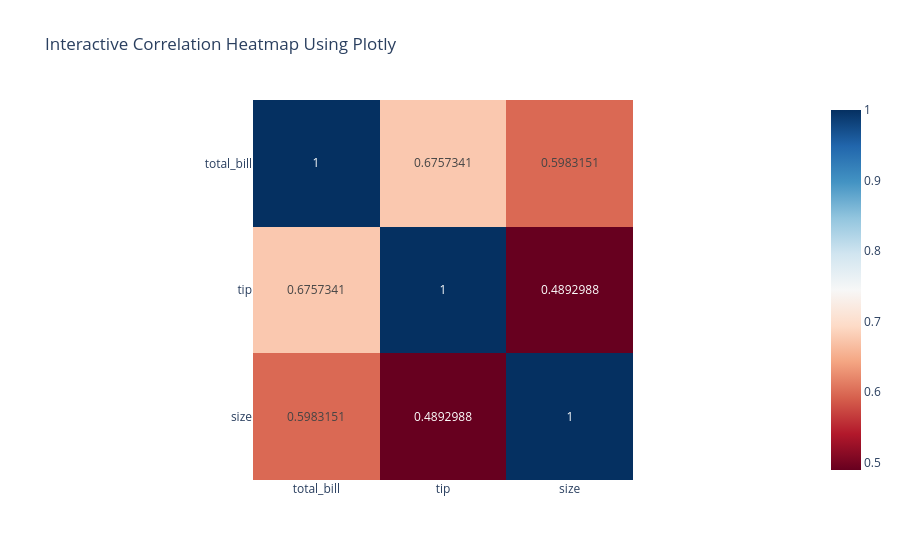

This figure's notebook cell:
### Markdown cell above
#### Plotly

### Code cell
import plotly.express as px
import seaborn as sns
# Load Dataset
tips = sns.load_dataset("tips")
# Calculate Correlation
corr = tips[
    [
        "total_bill",
        "tip",
        "size"
    ]
].corr()
# Create Interactive Heatmap
fig = px.imshow(
    corr,
    text_auto=True,
    color_continuous_scale="RdBu",
    title="Interactive Correlation Heatmap Using Plotly"
)
# Display Plot
fig.show()

### Figure 1 — Plotly figure (JSON) as saved in the notebook; plotly's stock layout.template omitted (floating-point values rounded to 4 significant figures)
{"data": [{"coloraxis": "coloraxis", "hovertemplate": "x: %{x}<br>y: %{y}<br>color: %{z}<extra></extra>", "name": "0", "texttemplate": "%{z}", "type": "heatmap", "x": ["total_bill", "tip", "size"], "xaxis": "x", "y": ["total_bill", "tip", "size"], "yaxis": "y", "z": [[1.0, 0.6757, 0.5983], [0.6757, 1.0, 0.4893], [0.5983, 0.4893, 1.0]]}], "layout": {"coloraxis": {"autocolorscale": false, "colorscale": [[0, "rgb(103,0,31)"], [0.1, "rgb(178,24,43)"], [0.2, "rgb(214,96,77)"], [0.3, "rgb(244,165,130)"], [0.4, "rgb(253,219,199)"], [0.5, "rgb(247,247,247)"], [0.6, "rgb(209,229,240)"], [0.7, "rgb(146,197,222)"], [0.8, "rgb(67,147,195)"], [0.9, "rgb(33,102,172)"], [1, "rgb(5,48,97)"]]}, "title": {"text": "Interactive Correlation Heatmap Using Plotly"}, "xaxis": {"anchor": "y", "constrain": "domain", "domain": [0, 1], "scaleanchor": "y"}, "yaxis": {"anchor": "x", "autorange": "reversed", "constrain": "domain", "domain": [0, 1]}}}
